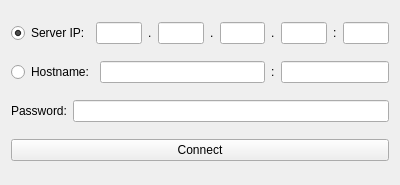
<?xml version="1.0" encoding="UTF-8"?>
<ui version="4.0">
 <class>ssh_connect_window</class>
 <widget class="QWidget" name="ssh_connect_window">
  <property name="geometry">
   <rect>
    <x>0</x>
    <y>0</y>
    <width>400</width>
    <height>185</height>
   </rect>
  </property>
  <property name="windowTitle">
   <string>SSH Connection</string>
  </property>
  <property name="windowIcon">
   <iconset resource="resources.qrc">
    <normaloff>:/new/prefix2/resources/linux.svg</normaloff>:/new/prefix2/resources/linux.svg</iconset>
  </property>
  <layout class="QVBoxLayout" name="verticalLayout">
   <item>
    <layout class="QHBoxLayout" name="horizontalLayout">
     <item>
      <widget class="QRadioButton" name="server_ip_radio">
       <property name="text">
        <string>Server IP:</string>
       </property>
       <property name="checked">
        <bool>true</bool>
       </property>
      </widget>
     </item>
     <item>
      <widget class="QLineEdit" name="IP_1">
       <property name="inputMethodHints">
        <set>Qt::ImhDigitsOnly</set>
       </property>
       <property name="inputMask">
        <string>999</string>
       </property>
       <property name="maxLength">
        <number>3</number>
       </property>
       <property name="echoMode">
        <enum>QLineEdit::Normal</enum>
       </property>
      </widget>
     </item>
     <item>
      <widget class="QLabel" name="dot_1">
       <property name="text">
        <string>.</string>
       </property>
      </widget>
     </item>
     <item>
      <widget class="QLineEdit" name="IP_2">
       <property name="inputMethodHints">
        <set>Qt::ImhDigitsOnly</set>
       </property>
       <property name="inputMask">
        <string>999</string>
       </property>
       <property name="maxLength">
        <number>3</number>
       </property>
      </widget>
     </item>
     <item>
      <widget class="QLabel" name="dot_2">
       <property name="text">
        <string>.</string>
       </property>
      </widget>
     </item>
     <item>
      <widget class="QLineEdit" name="IP_3">
       <property name="inputMethodHints">
        <set>Qt::ImhDigitsOnly</set>
       </property>
       <property name="inputMask">
        <string>999</string>
       </property>
       <property name="maxLength">
        <number>3</number>
       </property>
      </widget>
     </item>
     <item>
      <widget class="QLabel" name="dot_3">
       <property name="text">
        <string>.</string>
       </property>
      </widget>
     </item>
     <item>
      <widget class="QLineEdit" name="IP_4">
       <property name="inputMethodHints">
        <set>Qt::ImhDigitsOnly</set>
       </property>
       <property name="inputMask">
        <string>999</string>
       </property>
       <property name="maxLength">
        <number>3</number>
       </property>
      </widget>
     </item>
     <item>
      <widget class="QLabel" name="label">
       <property name="text">
        <string>:</string>
       </property>
      </widget>
     </item>
     <item>
      <widget class="QLineEdit" name="port">
       <property name="inputMethodHints">
        <set>Qt::ImhDigitsOnly</set>
       </property>
       <property name="inputMask">
        <string>99999</string>
       </property>
       <property name="maxLength">
        <number>5</number>
       </property>
      </widget>
     </item>
    </layout>
   </item>
   <item>
    <layout class="QHBoxLayout" name="horizontalLayout_3">
     <item>
      <widget class="QRadioButton" name="hostname_radio">
       <property name="text">
        <string>Hostname:</string>
       </property>
      </widget>
     </item>
     <item>
      <widget class="QLineEdit" name="hostname"/>
     </item>
     <item>
      <widget class="QLabel" name="label_3">
       <property name="text">
        <string>:</string>
       </property>
      </widget>
     </item>
     <item>
      <widget class="QLineEdit" name="hostame_port">
       <property name="sizePolicy">
        <sizepolicy hsizetype="Minimum" vsizetype="Fixed">
         <horstretch>0</horstretch>
         <verstretch>0</verstretch>
        </sizepolicy>
       </property>
       <property name="inputMask">
        <string>99999</string>
       </property>
      </widget>
     </item>
    </layout>
   </item>
   <item>
    <layout class="QHBoxLayout" name="horizontalLayout_2">
     <item>
      <widget class="QLabel" name="password_label">
       <property name="text">
        <string>Password:</string>
       </property>
      </widget>
     </item>
     <item>
      <widget class="QLineEdit" name="password">
       <property name="inputMethodHints">
        <set>Qt::ImhHiddenText|Qt::ImhNoAutoUppercase|Qt::ImhNoPredictiveText|Qt::ImhSensitiveData</set>
       </property>
       <property name="echoMode">
        <enum>QLineEdit::Password</enum>
       </property>
      </widget>
     </item>
    </layout>
   </item>
   <item>
    <widget class="QPushButton" name="connect">
     <property name="text">
      <string>Connect</string>
     </property>
    </widget>
   </item>
  </layout>
 </widget>
 <resources>
  <include location="resources.qrc"/>
 </resources>
 <connections/>
</ui>
